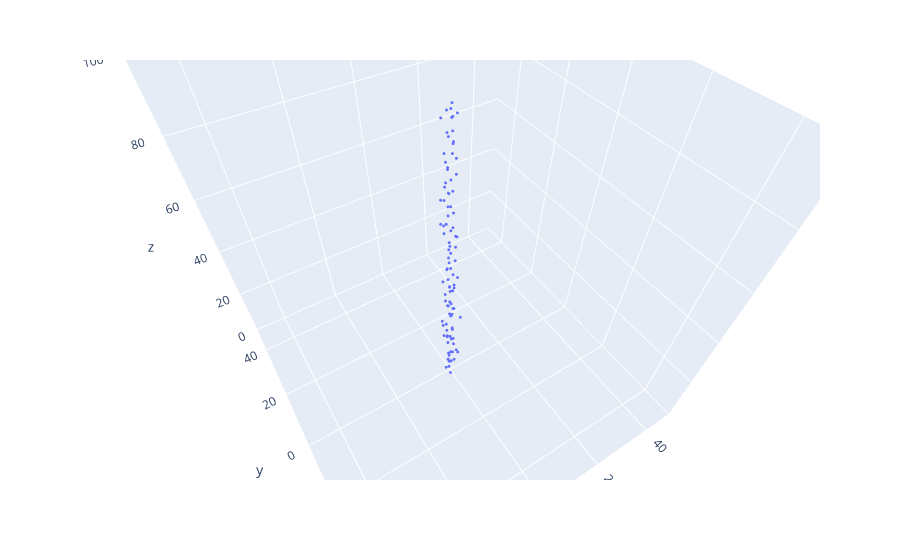

Source (notebook cell):
### Code cell
fig=ex.scatter_3d(x=meas[:,0],y=meas[:,1],z=meas[:,2], range_x=(-50, 50), range_y=(-50, 50), range_z=(0, 100))
fig.update_traces(marker_size = 1)
fig
